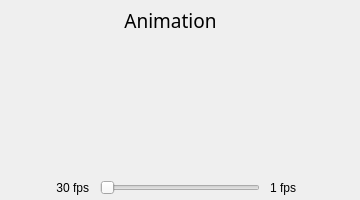
<?xml version="1.0" encoding="UTF-8"?>
<ui version="4.0">
 <class>animationpreview</class>
 <widget class="QWidget" name="animationpreview">
  <property name="geometry">
   <rect>
    <x>0</x>
    <y>0</y>
    <width>360</width>
    <height>200</height>
   </rect>
  </property>
  <property name="windowTitle">
   <string>Form</string>
  </property>
  <widget class="QLabel" name="label">
   <property name="geometry">
    <rect>
     <x>120</x>
     <y>10</y>
     <width>101</width>
     <height>21</height>
    </rect>
   </property>
   <property name="font">
    <font>
     <family>Avenir Next</family>
     <pointsize>14</pointsize>
    </font>
   </property>
   <property name="text">
    <string>Animation</string>
   </property>
   <property name="alignment">
    <set>Qt::AlignCenter</set>
   </property>
  </widget>
  <widget class="QLabel" name="previewLabel">
   <property name="geometry">
    <rect>
     <x>110</x>
     <y>30</y>
     <width>141</width>
     <height>141</height>
    </rect>
   </property>
   <property name="text">
    <string/>
   </property>
  </widget>
  <widget class="QSlider" name="fpsSlider">
   <property name="geometry">
    <rect>
     <x>100</x>
     <y>180</y>
     <width>160</width>
     <height>16</height>
    </rect>
   </property>
   <property name="minimum">
    <number>30</number>
   </property>
   <property name="maximum">
    <number>1000</number>
   </property>
   <property name="orientation">
    <enum>Qt::Horizontal</enum>
   </property>
  </widget>
  <widget class="QLabel" name="label_2">
   <property name="geometry">
    <rect>
     <x>40</x>
     <y>180</y>
     <width>49</width>
     <height>16</height>
    </rect>
   </property>
   <property name="text">
    <string>30 fps</string>
   </property>
   <property name="alignment">
    <set>Qt::AlignRight|Qt::AlignTrailing|Qt::AlignVCenter</set>
   </property>
  </widget>
  <widget class="QLabel" name="label_3">
   <property name="geometry">
    <rect>
     <x>270</x>
     <y>180</y>
     <width>49</width>
     <height>16</height>
    </rect>
   </property>
   <property name="text">
    <string>1 fps</string>
   </property>
   <property name="alignment">
    <set>Qt::AlignLeading|Qt::AlignLeft|Qt::AlignVCenter</set>
   </property>
  </widget>
 </widget>
 <resources/>
 <connections/>
</ui>
